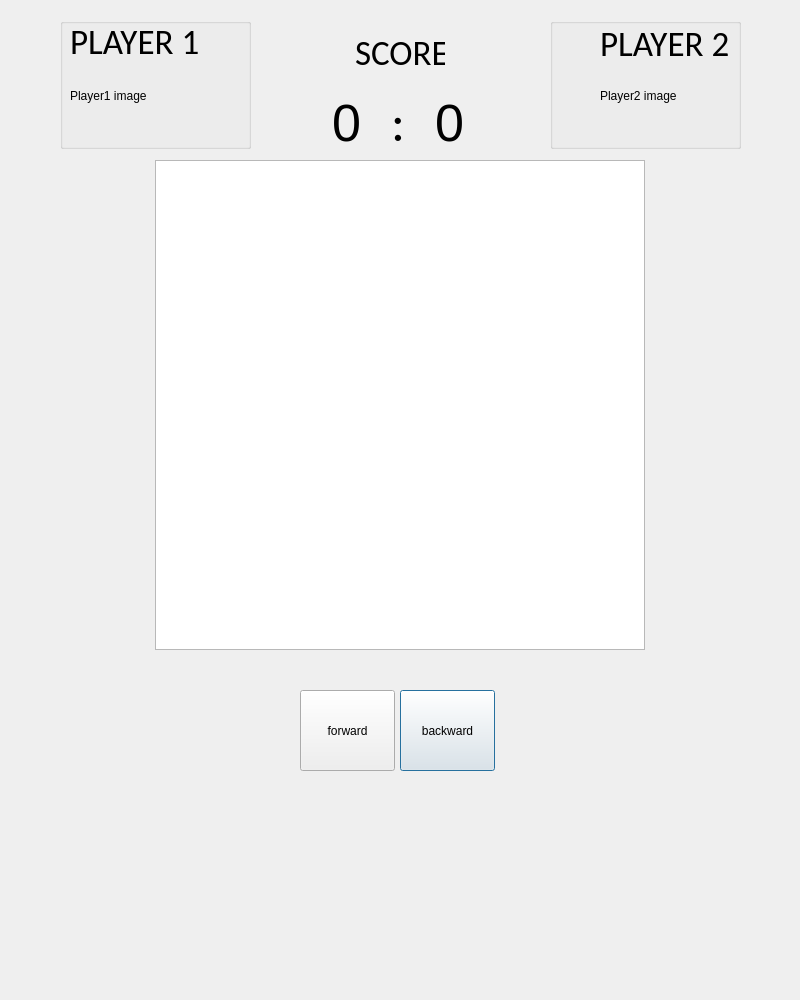
<?xml version="1.0" encoding="UTF-8"?>
<ui version="4.0">
 <class>Dialog</class>
 <widget class="QDialog" name="Dialog">
  <property name="geometry">
   <rect>
    <x>0</x>
    <y>0</y>
    <width>800</width>
    <height>1000</height>
   </rect>
  </property>
  <property name="windowTitle">
   <string>Othello</string>
  </property>
  <widget class="QGraphicsView" name="graphicsView">
   <property name="geometry">
    <rect>
     <x>155</x>
     <y>160</y>
     <width>490</width>
     <height>490</height>
    </rect>
   </property>
  </widget>
  <widget class="QLabel" name="score_label">
   <property name="geometry">
    <rect>
     <x>355</x>
     <y>38</y>
     <width>90</width>
     <height>30</height>
    </rect>
   </property>
   <property name="maximumSize">
    <size>
     <width>91</width>
     <height>16777215</height>
    </size>
   </property>
   <property name="font">
    <font>
     <family>Carlito</family>
     <pointsize>26</pointsize>
     <weight>50</weight>
     <bold>false</bold>
    </font>
   </property>
   <property name="text">
    <string>SCORE</string>
   </property>
  </widget>
  <widget class="QWidget" name="horizontalLayoutWidget_2">
   <property name="geometry">
    <rect>
     <x>310</x>
     <y>88</y>
     <width>181</width>
     <height>69</height>
    </rect>
   </property>
   <layout class="QHBoxLayout" name="horizontalLayout_2">
    <item>
     <widget class="QLabel" name="player1_score">
      <property name="maximumSize">
       <size>
        <width>31</width>
        <height>16777215</height>
       </size>
      </property>
      <property name="font">
       <font>
        <pointsize>39</pointsize>
       </font>
      </property>
      <property name="text">
       <string>0</string>
      </property>
     </widget>
    </item>
    <item>
     <widget class="QLabel" name="score_label_2">
      <property name="maximumSize">
       <size>
        <width>16</width>
        <height>16777215</height>
       </size>
      </property>
      <property name="font">
       <font>
        <family>Carlito</family>
        <pointsize>39</pointsize>
        <weight>50</weight>
        <bold>false</bold>
       </font>
      </property>
      <property name="text">
       <string>:</string>
      </property>
     </widget>
    </item>
    <item>
     <widget class="QLabel" name="player2_score">
      <property name="maximumSize">
       <size>
        <width>31</width>
        <height>16777215</height>
       </size>
      </property>
      <property name="font">
       <font>
        <pointsize>39</pointsize>
       </font>
      </property>
      <property name="text">
       <string>0</string>
      </property>
     </widget>
    </item>
   </layout>
  </widget>
  <widget class="QWidget" name="verticalLayoutWidget">
   <property name="geometry">
    <rect>
     <x>60</x>
     <y>18</y>
     <width>191</width>
     <height>131</height>
    </rect>
   </property>
   <layout class="QVBoxLayout" name="verticalLayout">
    <item>
     <widget class="QGroupBox" name="groupBox">
      <property name="title">
       <string/>
      </property>
      <widget class="QLabel" name="player1_image">
       <property name="geometry">
        <rect>
         <x>10</x>
         <y>38</y>
         <width>131</width>
         <height>80</height>
        </rect>
       </property>
       <property name="maximumSize">
        <size>
         <width>131</width>
         <height>16777215</height>
        </size>
       </property>
       <property name="text">
        <string>Player1 image</string>
       </property>
      </widget>
      <widget class="QLabel" name="player1_name">
       <property name="geometry">
        <rect>
         <x>10</x>
         <y>-2</y>
         <width>131</width>
         <height>52</height>
        </rect>
       </property>
       <property name="maximumSize">
        <size>
         <width>131</width>
         <height>16777215</height>
        </size>
       </property>
       <property name="font">
        <font>
         <family>Carlito</family>
         <pointsize>26</pointsize>
         <weight>50</weight>
         <bold>false</bold>
        </font>
       </property>
       <property name="text">
        <string>PLAYER 1</string>
       </property>
      </widget>
     </widget>
    </item>
   </layout>
  </widget>
  <widget class="QWidget" name="verticalLayoutWidget_2">
   <property name="geometry">
    <rect>
     <x>550</x>
     <y>18</y>
     <width>191</width>
     <height>131</height>
    </rect>
   </property>
   <layout class="QVBoxLayout" name="verticalLayout_2">
    <item>
     <widget class="QGroupBox" name="groupBox_2">
      <property name="layoutDirection">
       <enum>Qt::RightToLeft</enum>
      </property>
      <property name="title">
       <string/>
      </property>
      <widget class="QLabel" name="player2_image">
       <property name="geometry">
        <rect>
         <x>50</x>
         <y>38</y>
         <width>131</width>
         <height>80</height>
        </rect>
       </property>
       <property name="maximumSize">
        <size>
         <width>131</width>
         <height>16777215</height>
        </size>
       </property>
       <property name="text">
        <string>Player2 image</string>
       </property>
      </widget>
      <widget class="QLabel" name="player2_name">
       <property name="geometry">
        <rect>
         <x>50</x>
         <y>0</y>
         <width>131</width>
         <height>52</height>
        </rect>
       </property>
       <property name="maximumSize">
        <size>
         <width>131</width>
         <height>16777215</height>
        </size>
       </property>
       <property name="font">
        <font>
         <family>Carlito</family>
         <pointsize>26</pointsize>
         <weight>50</weight>
         <bold>false</bold>
        </font>
       </property>
       <property name="text">
        <string>PLAYER 2</string>
       </property>
      </widget>
     </widget>
    </item>
   </layout>
  </widget>
  <widget class="QPushButton" name="backward_button_2">
   <property name="geometry">
    <rect>
     <x>400</x>
     <y>690</y>
     <width>95</width>
     <height>81</height>
    </rect>
   </property>
   <property name="text">
    <string>backward</string>
   </property>
  </widget>
  <widget class="QPushButton" name="forward_button_2">
   <property name="geometry">
    <rect>
     <x>300</x>
     <y>690</y>
     <width>95</width>
     <height>81</height>
    </rect>
   </property>
   <property name="text">
    <string>forward</string>
   </property>
  </widget>
  <widget class="QLabel" name="pl1_turn">
   <property name="geometry">
    <rect>
     <x>210</x>
     <y>70</y>
     <width>50</width>
     <height>50</height>
    </rect>
   </property>
   <property name="text">
    <string/>
   </property>
  </widget>
  <widget class="QLabel" name="pl2_turn">
   <property name="geometry">
    <rect>
     <x>540</x>
     <y>70</y>
     <width>50</width>
     <height>50</height>
    </rect>
   </property>
   <property name="text">
    <string/>
   </property>
  </widget>
 </widget>
 <resources/>
 <connections/>
</ui>
